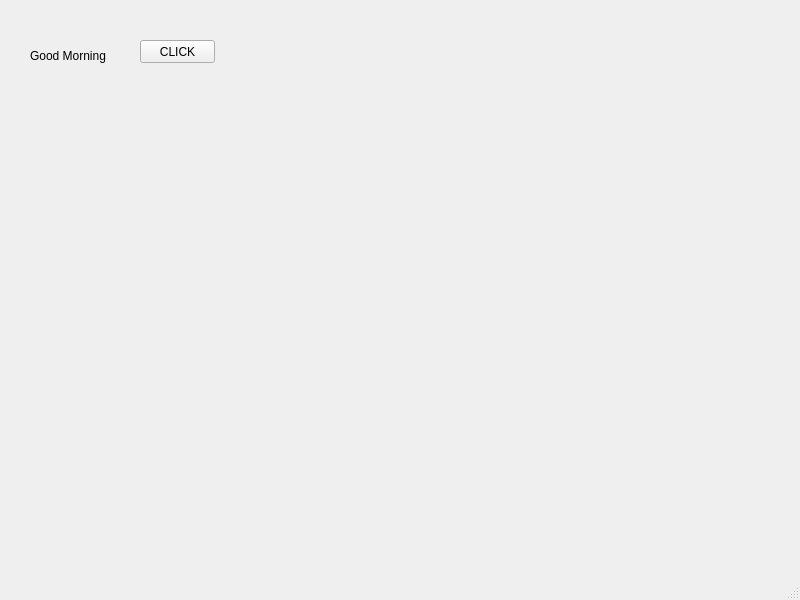
<?xml version="1.0" encoding="UTF-8"?>
<ui version="4.0">
 <class>MainWindow</class>
 <widget class="QMainWindow" name="MainWindow">
  <property name="geometry">
   <rect>
    <x>0</x>
    <y>0</y>
    <width>800</width>
    <height>600</height>
   </rect>
  </property>
  <property name="windowTitle">
   <string>MainWindow</string>
  </property>
  <widget class="QWidget" name="centralwidget">
   <widget class="QLabel" name="lbl">
    <property name="geometry">
     <rect>
      <x>30</x>
      <y>40</y>
      <width>91</width>
      <height>31</height>
     </rect>
    </property>
    <property name="text">
     <string>Good Morning</string>
    </property>
   </widget>
   <widget class="QPushButton" name="pb">
    <property name="geometry">
     <rect>
      <x>140</x>
      <y>40</y>
      <width>75</width>
      <height>23</height>
     </rect>
    </property>
    <property name="text">
     <string>CLICK</string>
    </property>
   </widget>
  </widget>
  <widget class="QMenuBar" name="menubar">
   <property name="geometry">
    <rect>
     <x>0</x>
     <y>0</y>
     <width>800</width>
     <height>21</height>
    </rect>
   </property>
  </widget>
  <widget class="QStatusBar" name="statusbar"/>
 </widget>
 <resources/>
 <connections/>
</ui>
